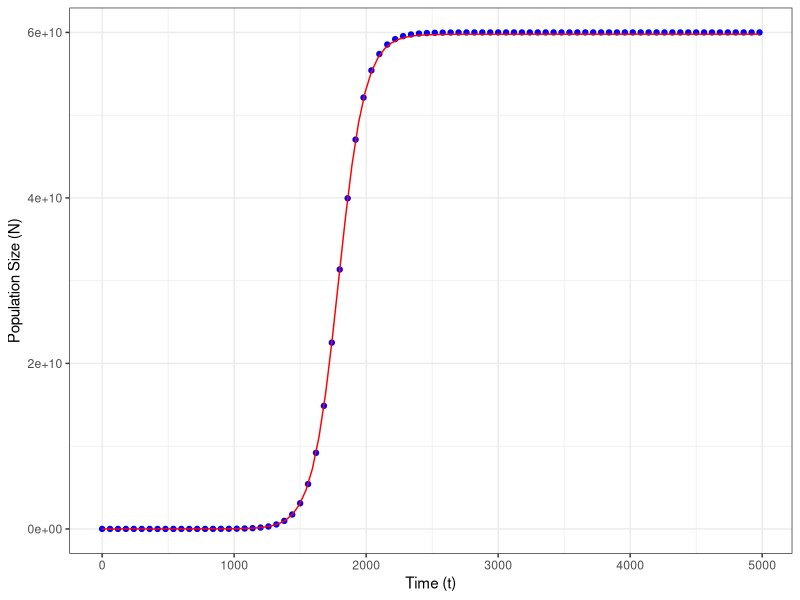

Write R code to recreate this figure.
 
growth_data <- read.csv("Experiment.csv")


install.packages("ggplot2")
library(ggplot2)


logistic_fun <- function(t) {

  N <- (N0 * K * exp(r * t)) / (K - N0 + N0 * exp(r * t))
  return(N)
}

N0 <- 986.51
r <- 0.0100086   
K <- 5.979e+10   

ggplot(data = growth_data, aes(x = t, y = N)) +
  geom_point(color = "blue") +   
  geom_function(fun = logistic_fun, colour = "red") + 
  xlab("Time (t)") +
  ylab("Population Size (N)") +
  theme_bw()

